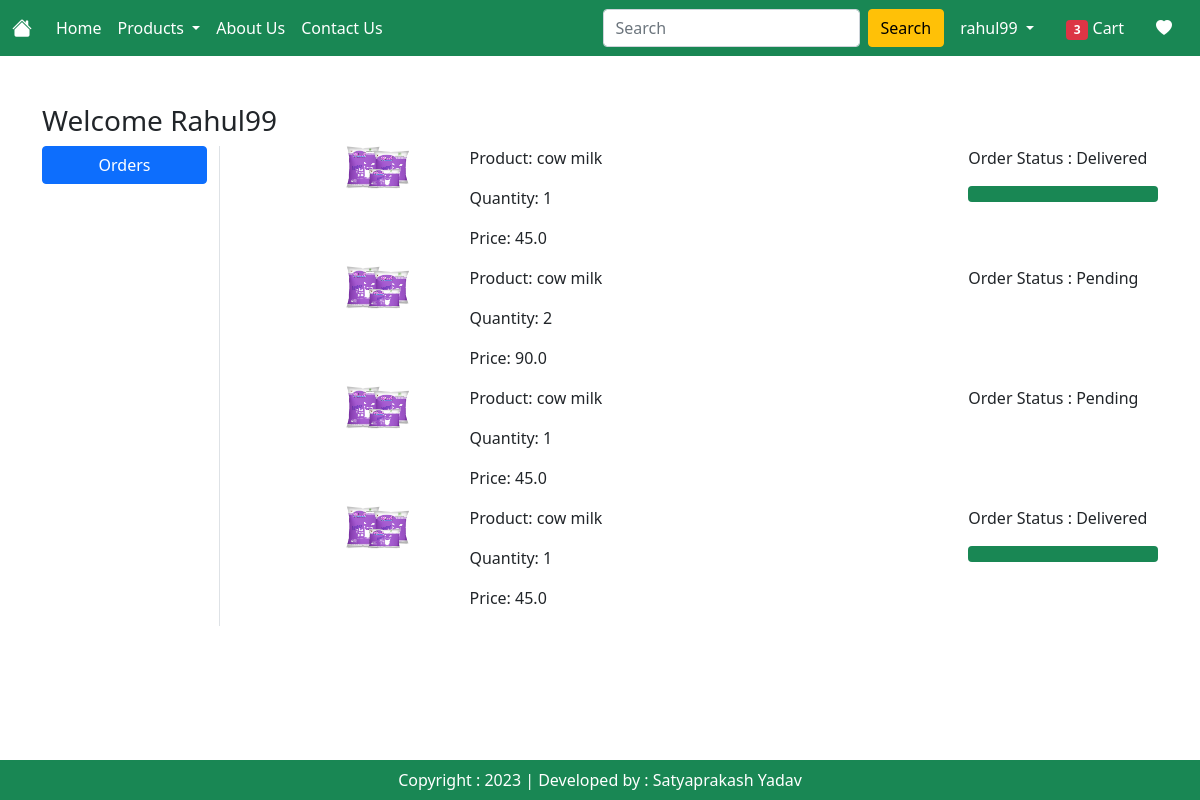
The page /orders/ (signed in) on the database its author committed.
### MyApp/models.py (models this page shows, shortened)
class OrderPlaced(models.Model):
    user = models.ForeignKey(User, on_delete=models.CASCADE)
    customer = models.ForeignKey(Customer, on_delete=models.CASCADE)
    product = models.ForeignKey(Product, on_delete=models.CASCADE)
    quantity = models.PositiveIntegerField(default=1)
    ordered_date = models.DateTimeField(auto_now_add=True)
    status = models.CharField(max_length=100, choices=STATUS_CHOICES, default='Pending')
    payment = models.ForeignKey(Payment, on_delete=models.CASCADE, default="")
    @property
    def total_cost(self):
        return self.quantity * self.product.discounted_price

class Product(models.Model):
    title = models.CharField(max_length=100)
    selling_price = models.FloatField()
    discounted_price = models.FloatField()
    description = models.TextField()
    composition = models.TextField(default='')
    prodapp = models.TextField(default='')
    category = models.CharField(choices=CATEGORY_CHOICES, max_length=2)
    product_image = models.ImageField(upload_to='product')

### MyApp/views.py (the view)
# urls.py: path('orders/', views.orders, name='orders'),
@login_required
def orders(request):
    order_placed = OrderPlaced.objects.filter(user=request.user)
    totalitem = 0
    wishitem = 0
    if request.user.is_authenticated:
        totalitem = len(Cart.objects.filter(user=request.user))
        wishitem = len(Wishlist.objects.filter(user=request.user))
    return render(request, 'MyApp/orders.html', locals())

### templates/MyApp/orders.html (shortened to what this page needs)
{% extends 'MyApp/base.html' %}
{% load static %}
{% block main-content %}
<div class="container my-5">
    <div class="row">
        <h3>Welcome <span class="text-capitalize">{{request.user}}</span></h3>
        <div class="col-sm-2 border-end">
            <ul class="list-unstyled">
                <li class="d-grid"><a href="{% url 'orders' %}" class="btn btn-primary">Orders</a></li>
            </ul>
        </div>
        <div class="col-sm-9 offset-sm-1">
            {% for op in order_placed %}
            <div class="row">
                <div class="col-sm-2">
                    <img src="{{op.product.product_image.url}}" alt="No Image Found" class="img-fluid" height="100" width="100"/>
                </div>
                <div class="col-sm-7">
                    <p>Product: {{op.product.title}}</p>
                    <p>Quantity: {{op.quantity}}</p>
                    <p>Price: {{op.total_cost}}</p>
                </div>
                <div class="col-sm-3">
                    <p> Order Status : {{op.status}} </p>
                    {% if op.status == 'Delivered' %}
                    <div class="progress">
                        <div class="progress-bar bg-success" role="progressbar" style="width: 100%" aria-valuenow="100" aria-valuein="0" aria-valuemax="100"></div>
                    </div>
                    {% endif %}
                </div>
            </div>
            {% endfor %}
        </div>
    </div>
</div>
{% endblock main-content %}

### templates/MyApp/base.html (shortened to what this page needs)
<!DOCTYPE html>
{% load static %}
<html lang="en">
<head>
    <link href="https://cdn.jsdelivr.net/npm/bootstrap@5.0.2/dist/css/bootstrap.min.css" rel="stylesheet">
    <link rel="stylesheet" href="https://cdn.jsdelivr.net/npm/bootstrap-icons@1.10.5/font/bootstrap-icons.css">
    <link rel="stylesheet" href="{% static 'MyApp/css/style.css' %}">
</head>
<body>
    <nav class="navbar navbar-expand-lg navbar-dark bg-success">
        <div class="container-fluid">
          <a class="navbar-brand" href="/"><i class="bi bi-house-fill"></i></a>
          <div class="collapse navbar-collapse" id="navbarSupportedContent">
            <ul class="navbar-nav me-auto mb-2 mb-lg-0">
              {% if request.user.is_authenticated %}
              <li class="nav-item">
                <a class="nav-link active" aria-current="page" href="/">Home</a>
              </li>
              <li class="nav-item dropdown">
                <a class="nav-link dropdown-toggle active" href="#" id="navbarDropdown" role="button" data-bs-toggle="dropdown" aria-expanded="false">
                  Products
                </a>
              </li>
              <li class="nav-item">
                <a class="nav-link text-white" href="{% url 'about' %}">About Us</a>
              </li>
              <li class="nav-item">
                <a class="nav-link text-white" href="{% url 'contact' %}">Contact Us</a>
              </li>
            </ul>
            <form class="d-flex" role="search" action="/search">
              <input class="form-control me-2" type="search" placeholder="Search" name="search" aria-label="Search">
              <button class="btn btn-warning" type="submit">Search</button>
            </form>
          </div>
          <ul class="navbar-nav me-auto mb-2 mb-lg-0">
            <li class="nav-item dropdown mx-2">
              <a class="nav-link dropdown-toggle text-white" href="#" id="profileDropdown" role="button" data-bs-toggle="dropdown" aria-expanded="false">
                {{user}}
              </a>
            </li>
            <li class="nav-item mx-2">
              <a href="{% url 'showcart' %}" class="nav-link text-white"><span class="badge bg-danger">{% if totalitem > 0 %} {{totalitem}} {% endif %}</span> Cart</a>
            </li>
            <li class="nav-item mx-2">
              <a href="{% url 'showwishlist' %}" class="nav-link text-white"> <i class="bi bi-heart-fill"></i></a>
            </li>
            {% endif %}
          </ul>
        </div>
      </nav>
      {% block main-content %}{% endblock main-content %}
      <footer class="container-fluid bg-success text-center p-2 mt-5 fixed-bottom text-white">
        Copyright : 2023 | Developed by : Satyaprakash Yadav
      </footer>
</body>
</html>

### rows shown on the page
OrderPlaced: product.product_image (picture), product "cow milk", quantity "1", total_cost "45.0", status "Delivered"
OrderPlaced: product.product_image (picture), product "cow milk", quantity "2", total_cost "90.0", status "Pending"
OrderPlaced: product.product_image (picture), product "cow milk", quantity "1", total_cost "45.0", status "Pending"
OrderPlaced: product.product_image (picture), product "cow milk", quantity "1", total_cost "45.0", status "Delivered"

### other values the page prints
{{ user }} "rahul99"
{{ totalitem }} "3"
{{ request.user }} "Rahul99"
